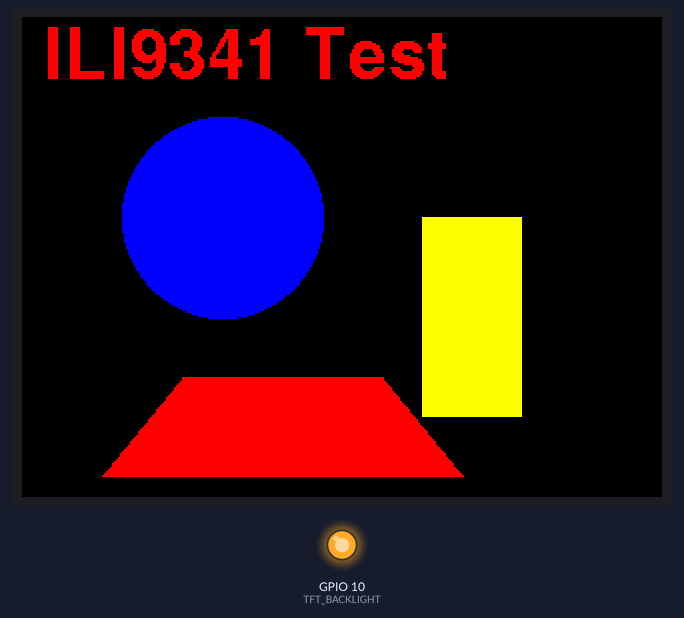
The sketch below on a simulated ESP32-S3. On the bench: 320×240 colour display, output pins drawn as LEDs (lit = HIGH). What the sketch prints to the serial monitor is not drawn.

Above: at 1.3 s.

The sketch:

figures.ino
```cpp
#include <Adafruit_GFX.h>
#include <Adafruit_ILI9341.h>
#include<Fonts/FreeSansBold18pt7b.h>
#define TFT_BACKLIGHT 10

enum{
TFT_CS = 8,
TFT_RST = 6,
TFT_DC = 5,
TFT_MOSI = 3,
TFT_CLK = 2,
TFT_MISO = 0
};


Adafruit_ILI9341* display = nullptr;

void setup() {
  // put your setup code here, to run once:
  //inicjalizujemy komunikację przez port szeregowy ttyACMx
  Serial.begin(115200);
  //dzięki temu zmniejszymy szansę "zgubienia" pierwszych komunikatów
  delay(1000);
  //konfigurujemy jako wyjście pin sterujący włączaniem podświetlenia wyświetlacza
  pinMode(TFT_BACKLIGHT, OUTPUT);
  //włączamy podświetlenie
  digitalWrite(TFT_BACKLIGHT, HIGH);
  //Komunikat "żyję"
  Serial.printf("ILI9341 Display Test\n");
  //wreszcie inicjalizacja obiektu reprezentującego wyświetlacz
  //konfiguracja SPI wspomaganego sprzętowo - przed inicjalizacją wyświelacza
  SPI.setRX(TFT_MISO);
  SPI.setTX(TFT_MOSI);
  SPI.setSCK(TFT_CLK);
  SPI.begin();
  //inicjalizacja obiektu reprezentującego wyświetlacz ze sprzętowym SPI
  display = new Adafruit_ILI9341(&SPI, TFT_DC, TFT_CS, TFT_RST);


  //...oraz właściwa inicjalizacja sterownika wyświetlacza
  display->begin();
  //próba odczytu danych z wyświetlacza:
  uint8_t rd = display->readcommand8(ILI9341_RDMODE);
  Serial.printf("Response to RDMODE: 0x%02X",rd);
  //przygotowanie i wypisanie tekstu
  display->fillScreen(ILI9341_BLACK); //czyszczenie całego ekranu (na czarno;))
  display->setRotation(3); //orientacja/obrót obrazu pasująca do jego fizycznego ułożenia
  display->setFont(&FreeSansBold18pt7b); //czcionka wbudowana (na razie)
  display->setTextColor(ILI9341_RED); //kolor tekstu
  display->setCursor(10, 30); //ustawienie kursora (w pikselach)
  display->printf("ILI9341 Test\n"); //wypisanie komunikatu na wyświetlaczu
  display->fillCircle(100, 100, 50, ILI9341_BLUE);
  display->fillRect(200, 100, 50, 100, ILI9341_YELLOW);
  display->fillRect(80, 180, 100, 50, ILI9341_RED);
  display->fillTriangle(80, 180, 80, 229, 40, 229, ILI9341_RED);
  display->fillTriangle(180, 180, 180, 229, 220, 229, ILI9341_RED);
}

void loop() {
  // put your main code here, to run repeatedly:

}
```
